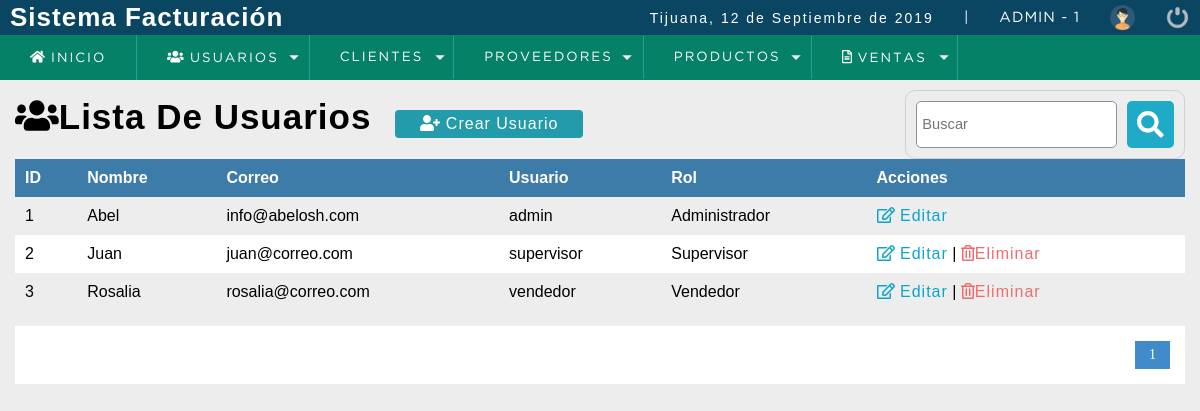
The page /sistema/lista_usuarios.php (signed in) on the database its author committed.
### tables this page shows
CREATE TABLE `usuario` (
  `idusuario` int(11) NOT NULL,
  `nombre` varchar(50) DEFAULT NULL,
  `correo` varchar(100) DEFAULT NULL,
  `usuario` varchar(15) DEFAULT NULL,
  `clave` varchar(100) DEFAULT NULL,
  `rol` int(11) DEFAULT NULL,
  `estatus` tinyint DEFAULT 1
);

CREATE TABLE `rol` (
  `idrol` int(11) NOT NULL,
  `rol` varchar(20) DEFAULT NULL
);

### sistema/lista_usuarios.php (the view, shortened to what this page needs)
<?php
  include "../conexion.php"
?>
<!DOCTYPE html>
<html lang="en">
<head>
	<?php include "includes/script.php"; ?>
</head>
<body>
	<?php include "includes/header.php"; ?>
	<section id="container">
    <h1><i class="fas fa-users"></i>Lista De Usuarios</h1>
    <a href = "registro_usuario.php" class = "btn_new"><i class="fas fa-user-plus"></i> Crear Usuario</a>
    <form action="buscar_usuario.php" method="get" class = "form_search">
      <input type="text" name = "busqueda" id="busqueda" placeholder ="Buscar">
      <button type="submit" class = "btn_search"><i class="fas fa-search fa-2x"></i></button>
    </form>
    <table>
      <tr>
        <th>ID</th>
        <th>Nombre</th>
        <th>Correo</th>
        <th>Usuario</th>
        <th>Rol</th>
        <th>Acciones</th>
      </tr>
      <?php
        $sql_registe = mysqli_query($conexion,"SELECT COUNT(*) AS total_registro FROM usuario WHERE  estatus = 1");
        $result_register = mysqli_fetch_array($sql_registe);
        $total_registro = $result_register['total_registro'];
        $por_pagina = 3;
        if(empty($_GET['pagina']))
        {
          $pagina = 1;
        }
        else
        {
          $pagina = $_GET['pagina'];
        }
        $desde = ($pagina-1)*$por_pagina;
        $total_paginas = ceil($total_registro/$por_pagina);
        $query = mysqli_query($conexion,"SELECT u.idusuario,u.nombre,u.correo,u.usuario,r.rol FROM usuario u  INNER JOIN rol r ON u.rol = r.idrol WHERE estatus = 1  ORDER BY u.nombre ASC LIMIT $desde,$por_pagina");
        $result = mysqli_num_rows($query);
        if ($result > 0)
        {
          while ($data = mysqli_fetch_array($query))
          {
      ?>
            <tr>
              <td><?php echo $data['idusuario']; ?></td>
              <td><?php echo $data['nombre']; ?></td>
              <td><?php echo $data['correo']; ?></td>
              <td><?php echo $data['usuario']; ?></td>
              <td><?php echo $data['rol']; ?></td>
              <td>
                <a class ="link_edit" href = "editar_usuario.php?id=<?php echo $data['idusuario']; ?>"><i class="far fa-edit "></i> Editar</a>
                <?php
                 if ($data['idusuario'] != 1)
                 {
                ?>
                |
                <a class = "link_delete"  href = "eliminar_confirmar_usuario.php?id=<?php echo $data['idusuario']; ?>"><i class="far fa-trash-alt"></i>Eliminar</a>
            <?php } ?>
              </td>
            </tr>
      <?php
          }
        }
      ?>
    </table>
    <div class = "paginador">
        <ul>
        <?php
            for ($i=1;$i<=$total_paginas;$i++)
            {
              if ($i == $pagina)
              {
                echo '<li class="pageSelected">'.$i.'</li>';
              }
              else
              {
                echo '<li><a href="?pagina='.$i.'">'.$i.'</a></li>';
              }
            }
        ?>
        </ul>
    </div>
	</section>
</body>
</html>

### sistema/css/style.css (style rules this page uses)
* { margin: 0; padding: 0; box-sizing: border-box; }
body { background: #ededed; }
h1, h2, h3, h4, h5, h6 { font-family: 'arial'; font-weight: bold; letter-spacing: 1px; }
h1 { font-size: 26px; }
a { text-decoration: none; font-family: arial; letter-spacing: 1px; }
#container { padding: 90px 15px 15px; }
form { background:#FFF; margin:auto; padding:20px 50px; border: 1px solid #d1d1d1; }
input,select { display:block; width: 100%; font-size:11pt; padding:5px; border:1px solid #85929e; border-radius:5px; }
#container h1 { font-size:35px; display:inline-block; }
.btn_new { display:inline-block; background:#239baa; color:#FFF; padding:5px 25px; border-radius:4px; margin:20px; }
table { border-collapse:collapse; font-size:12pt; font-family:'arial'; width:100%; }
table th { text-align:left; padding:10px; background:#3d7ba8; color:#FFF; }
table tr:nth-child(odd) { background:#FFF; }
table td { padding:10px; }
.link_edit { color:#0ca4ce; }
.link_delete { color:#f26b6b; }
.paginador ul { padding:15px; list-style:none; background:#FFF; margin-top:15px; display:-webkit-flex; display:-moz-flex; display:-ms-flex; display:-o-flex; display:flex; justify-content:flex-end; }
.paginador a, .pageSelected { color:#428bca; border:1px solid #ddd; padding:5px; display:inline-block; font-size:14px; text-align:center; width:35px; }
.pageSelected { color:#FFF; background:#428bca; border:1px solid #428bca; }
.form_search { display:-webkit-flex; display:-moz-flex; display:-ms-flex; display:-o-flex; display:flex; float:right; background:initial; padding:10px; border-radius:10px; }
.form_search .btn_search { background:#1faac8; color:#FFF; padding:10px; border:0; cursor:pointer; margin-left:10px; display:-webkit-flex; display:-moz-flex; display:-ms-flex; display:-o-flex; display:flex; border-radius:5px; }

### rows shown on the page
usuario: idusuario "1", nombre "Abel", correo "info@abelosh.com", usuario "admin", rol.rol "Administrador"
usuario: idusuario "2", nombre "Juan", correo "juan@correo.com", usuario "supervisor", rol.rol "Supervisor"
usuario: idusuario "3", nombre "Rosalia", correo "rosalia@correo.com", usuario "vendedor", rol.rol "Vendedor"

### other values the page prints
fechaC() "12 de Septiembre de 2019"
$_SESSION['usuario'] "ADMIN"
$_SESSION['rol'] "1"
